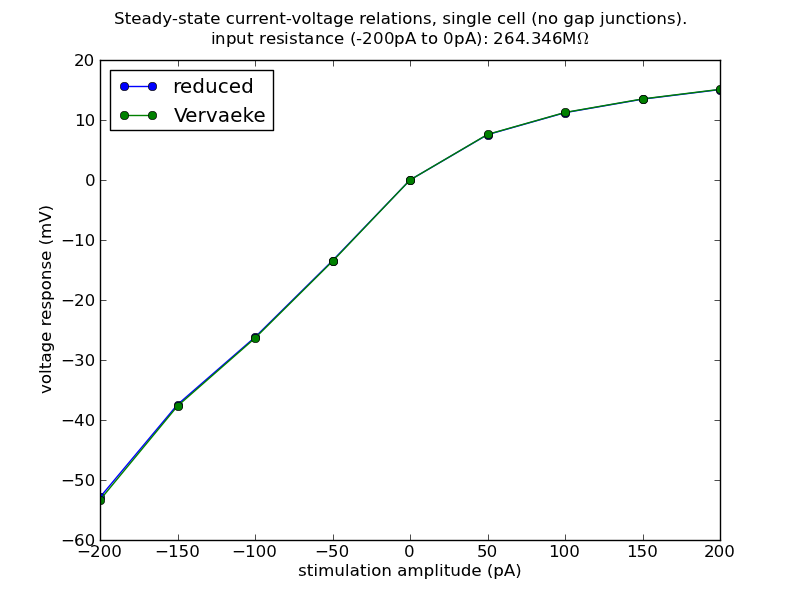

Recreate this plot in Python.
#! /usr/bin/env python
# -*- coding: utf-8 -*- Current-voltage relation plotting script for a
## single Golgi cell removed from the network (in particolar, without
## gap junctions).

import sys
import numpy as np
from matplotlib import pyplot as plt

import utils

timestamp = sys.argv[1]
stim_range = range(-200, 220, 50)

fig, ax = plt.subplots()

cell_types = ['reduced', 'Vervaeke']
voltages = {}

for cell_type in cell_types:
    voltages[cell_type] = np.zeros(shape=len(stim_range), dtype=np.float)
    for k,stim_level in enumerate(stim_range):
	sim_ref = utils.ir_single_cell_sim_ref(timestamp,
					       stim_level)
	filename = '../simulations/{0}/Golgi_{1}_TTX_0.dat'.format(sim_ref,
								   cell_type)
	try:
	    voltages[cell_type][k] = np.loadtxt(filename)[-1]
	except IOError:
	    print('Data file not found: {0}'.format(sim_ref))

    baseline = voltages[cell_type][4]
    voltages[cell_type] = voltages[cell_type] - baseline
    ax.plot(stim_range, voltages[cell_type], label=cell_type, marker='o')

ax.legend(loc='best')
ax.set_xlabel('stimulation amplitude (pA)')
ax.set_ylabel('voltage response (mV)')
fig.suptitle('Steady-state current-voltage relations, single cell (no gap junctions).\ninput resistance (-200pA to 0pA): {0}M$\Omega$'.format(1000*voltages['reduced'][0]/float(stim_range[0])))
plt.show()
